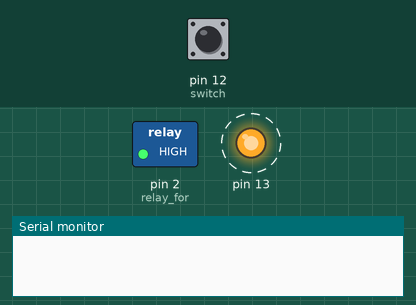
Simulated run of this sketch. Board: Arduino Uno, built with avr-gcc and run on an emulated ATmega328P. On the bench: switched loads named in the sketch (green lamp = pin HIGH), output pins drawn as LEDs (lit = HIGH), the last lines printed to the serial monitor. Dashed ring = blinking. The inputs (shaded band) are chosen by the test bench; at power-on: pin 12 (switch) HIGH.

Above: at 4.8 s.
4.9 s: pin 12 (switch) pulled LOW for 2.35 s
At 6.8 s:
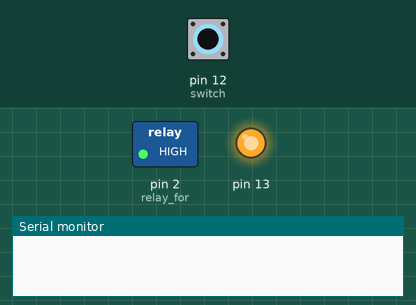
At 9.1 s:
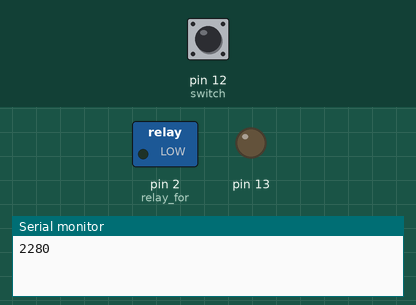
Timing chart, 0 to 15.7 s (numbered marks = the images above; inputs shaded):
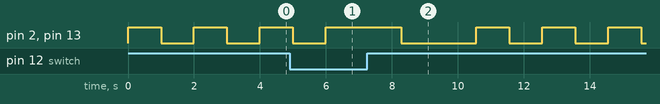

The sketch:

test1.ino
```cpp
void setup() {
  // initialize the digital pin as an output.
  // Pin 13 has an LED connected on most Arduino boards:
  Serial.begin(9600);
  pinMode(13, OUTPUT);
  pinMode(12, INPUT);
  pinMode(2, OUTPUT);  // relay for +/- 24V on pin#2
}


void loop() {
  while (digitalRead(12)){  // check the switch or jumper on pin#12

  /* tick 1 minute backwards every 1 second */

    digitalWrite(13, HIGH);   // set the LED on
    digitalWrite(2, HIGH);   // tick
    delay(1000);              // wait for a second
    digitalWrite(13, LOW);    // set the LED off
    digitalWrite(2, LOW);   // tick
    delay(1000);              // wait for a second
  }

  /* Something COOLER */

  float something = millis()/60000.0;
  int value = 128.0 + 128 * sin( something * 2.0 * PI  );
// analogWrite(Pin,value);

  digitalWrite(13, HIGH);  // set the LED on
  digitalWrite(2, HIGH);   // tick
  delay(250+(value*10));   // sine wave delay
  Serial.println(250+(value*10));
  digitalWrite(13, LOW);   // set the LED off
  digitalWrite(2, LOW);    // tick
  delay(250+(value*10));   // sine wave delay

}
```
